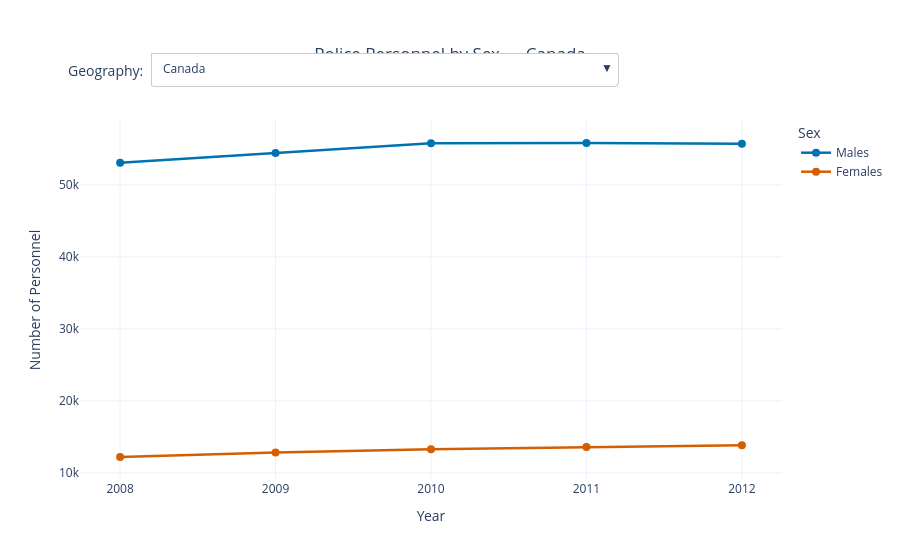

Notebook code for this chart:
### Code cell
# layout of the figure

fig.update_layout( 
    title=dict(text=f"Police Personnel by Sex — {default_geo}", x=0.5), # adds titles in for information
    xaxis=dict(title="Year", tickvals=[2008, 2009, 2010, 2011, 2012], dtick=1), # ensures there is only 1 tick per year
    yaxis=dict(title="Number of Personnel"),
    legend=dict(title="Sex"),
    updatemenus=[dict(
        buttons=buttons,
        direction="down",
        showactive=True,
        x=0.10, xanchor="left", # anchors the drop down button
        y=1.19, yanchor="top",
        bgcolor="white",
        bordercolor="#cccccc")],
    annotations=[
        dict(
            text="Geography:", 
            x=-0.02, y=1.17, # anchors the geography label for the drop
            xref="paper", yref="paper",
            showarrow=False, align="left",
            font=dict(size=14)
            ),
        dict(
            text="Source: Ministry of Solicitor Services Information via ontario.ca",
            x=0.7, y=-.3,
            xref="paper", yref="paper",
            showarrow=False, xanchor="left", align="right",
            font=dict(size=12)
            )
    ],
    template="plotly_white",
    margin=dict(t=120),
    
)

### Figure 1 — Plotly figure (JSON) as saved in the notebook; plotly's stock layout.template omitted (floating-point values rounded to 4 significant figures)
{"data": [{"line": {"color": "#0072B2", "width": 2.5}, "marker": {"size": 8}, "mode": "lines+markers", "name": "Males", "type": "scatter", "x": [2008, 2009, 2010, 2011, 2012], "y": [53077, 54422, 55787, 55820, 55701]}, {"line": {"color": "#D55E00", "width": 2.5}, "marker": {"size": 8}, "mode": "lines+markers", "name": "Females", "type": "scatter", "x": [2008, 2009, 2010, 2011, 2012], "y": [12206, 12821, 13281, 13604, 13838]}], "layout": {"annotations": [{"align": "left", "font": {"size": 14}, "showarrow": false, "text": "Geography:", "x": -0.02, "xref": "paper", "y": 1.17, "yref": "paper"}, {"align": "right", "font": {"size": 12}, "showarrow": false, "text": "Source: Ministry of Solicitor Services Information via ontario.ca", "x": 0.7, "xanchor": "left", "xref": "paper", "y": -0.3, "yref": "paper"}], "legend": {"title": {"text": "Sex"}}, "margin": {"t": 120}, "title": {"text": "Police Personnel by Sex — Canada", "x": 0.5}, "updatemenus": [{"bgcolor": "white", "bordercolor": "#cccccc", "buttons": [{"args": [{"x": [[2008, 2009, 2010, 2011, 2012], [2008, 2009, 2010, 2011, 2012]], "y": [[53077, 54422, 55787, 55820, 55701], [12206, 12821, 13281, 13604, 13838]]}, {"title": {"text": "Police Personnel by Sex — Canada", "x": 0.5}}], "label": "Canada", "method": "update"}, {"args": [{"x": [[2008, 2009, 2010, 2011, 2012], [2008, 2009, 2010, 2011, 2012]], "y": [[727, 749, 772, 761, 749], [157, 168, 167, 174, 177]]}, {"title": {"text": "Police Personnel by Sex — Newfoundland and Labrador", "x": 0.5}}], "label": "Newfoundland and Labrador", "method": "update"}, {"args": [{"x": [[2008, 2009, 2010, 2011, 2012], [2008, 2009, 2010, 2011, 2012]], "y": [[202, 203, 201, 205, 205], [29, 31, 37, 39, 42]]}, {"title": {"text": "Police Personnel by Sex — Prince Edward Island", "x": 0.5}}], "label": "Prince Edward Island", "method": "update"}, {"args": [{"x": [[2008, 2009, 2010, 2011, 2012], [2008, 2009, 2010, 2011, 2012]], "y": [[1587, 1598, 1607, 1610, 1610], [277, 279, 305, 304, 324]]}, {"title": {"text": "Police Personnel by Sex — Nova Scotia", "x": 0.5}}], "label": "Nova Scotia", "method": "update"}, {"args": [{"x": [[2008, 2009, 2010, 2011, 2012], [2008, 2009, 2010, 2011, 2012]], "y": [[1148, 1152, 1184, 1167, 1151], [207, 212, 214, 210, 213]]}, {"title": {"text": "Police Personnel by Sex — New Brunswick", "x": 0.5}}], "label": "New Brunswick", "method": "update"}, {"args": [{"x": [[2008, 2009, 2010, 2011, 2012], [2008, 2009, 2010, 2011, 2012]], "y": [[12050, 12038, 12003, 12052, 12171], [3353, 3494, 3583, 3750, 3821]]}, {"title": {"text": "Police Personnel by Sex — Quebec", "x": 0.5}}], "label": "Quebec", "method": "update"}, {"args": [{"x": [[2008, 2009, 2010, 2011, 2012], [2008, 2009, 2010, 2011, 2012]], "y": [[20572, 20981, 21563, 21539, 21357], [4373, 4577, 4743, 4848, 4917]]}, {"title": {"text": "Police Personnel by Sex — Ontario", "x": 0.5}}], "label": "Ontario", "method": "update"}, {"args": [{"x": [[2008, 2009, 2010, 2011, 2012], [2008, 2009, 2010, 2011, 2012]], "y": [[2060, 2136, 2182, 2210, 2289], [359, 361, 367, 383, 417]]}, {"title": {"text": "Police Personnel by Sex — Manitoba", "x": 0.5}}], "label": "Manitoba", "method": "update"}, {"args": [{"x": [[2008, 2009, 2010, 2011, 2012], [2008, 2009, 2010, 2011, 2012]], "y": [[1749, 1769, 1903, 1898, 1874], [375, 366, 399, 408, 424]]}, {"title": {"text": "Police Personnel by Sex — Saskatchewan", "x": 0.5}}], "label": "Saskatchewan", "method": "update"}, {"args": [{"x": [[2008, 2009, 2010, 2011, 2012], [2008, 2009, 2010, 2011, 2012]], "y": [[4791, 5111, 5476, 5537, 5613], [943, 1088, 1132, 1159, 1174]]}, {"title": {"text": "Police Personnel by Sex — Alberta", "x": 0.5}}], "label": "Alberta", "method": "update"}, {"args": [{"x": [[2008, 2009, 2010, 2011, 2012], [2008, 2009, 2010, 2011, 2012]], "y": [[6405, 6828, 7007, 7056, 6992], [1729, 1799, 1855, 1896, 1895]]}, {"title": {"text": "Police Personnel by Sex — British Columbia", "x": 0.5}}], "label": "British Columbia", "method": "update"}, {"args": [{"x": [[2008, 2009, 2010, 2011, 2012], [2008, 2009, 2010, 2011, 2012]], "y": [[101, 107, 104, 107, 104], [16, 15, 17, 15, 15]]}, {"title": {"text": "Police Personnel by Sex — Yukon", "x": 0.5}}], "label": "Yukon", "method": "update"}, {"args": [{"x": [[2008, 2009, 2010, 2011, 2012], [2008, 2009, 2010, 2011, 2012]], "y": [[0, 0, 0, 0, 0], [0, 0, 0, 0, 0]]}, {"title": {"text": "Police Personnel by Sex — Northwest Territories including Nunavut", "x": 0.5}}], "label": "Northwest Territories including Nunavut", "method": "update"}, {"args": [{"x": [[2008, 2009, 2010, 2011, 2012], [2008, 2009, 2010, 2011, 2012]], "y": [[146, 168, 172, 171, 173], [32, 28, 30, 26, 26]]}, {"title": {"text": "Police Personnel by Sex — Northwest Territories", "x": 0.5}}], "label": "Northwest Territories", "method": "update"}, {"args": [{"x": [[2008, 2009, 2010, 2011, 2012], [2008, 2009, 2010, 2011, 2012]], "y": [[107, 110, 115, 112, 109], [12, 15, 17, 18, 16]]}, {"title": {"text": "Police Personnel by Sex — Nunavut", "x": 0.5}}], "label": "Nunavut", "method": "update"}, {"args": [{"x": [[2008, 2009, 2010, 2011, 2012], [2008, 2009, 2010, 2011, 2012]], "y": [[1432, 1472, 1498, 1395, 1304], [344, 388, 415, 374, 377]]}, {"title": {"text": "Police Personnel by Sex — Royal Canadian Mounted Police (RCMP), headquarters and training academy", "x": 0.5}}], "label": "Royal Canadian Mounted Police (RCMP), headquarters and training academy", "method": "update"}], "direction": "down", "showactive": true, "x": 0.1, "xanchor": "left", "y": 1.19, "yanchor": "top"}], "xaxis": {"dtick": 1, "tickvals": [2008, 2009, 2010, 2011, 2012], "title": {"text": "Year"}}, "yaxis": {"title": {"text": "Number of Personnel"}}}}
